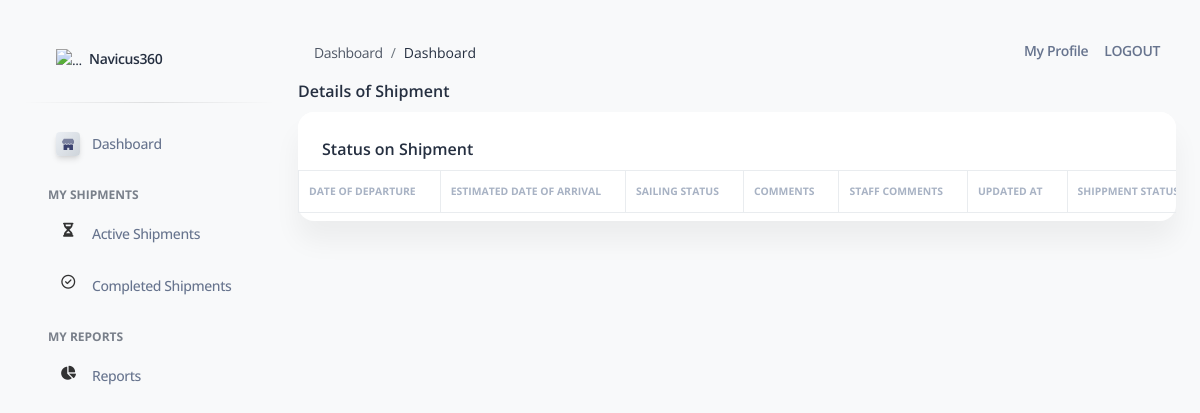
Page /fielduser/view/33/OGLRF2227123/ on the earlier database version.
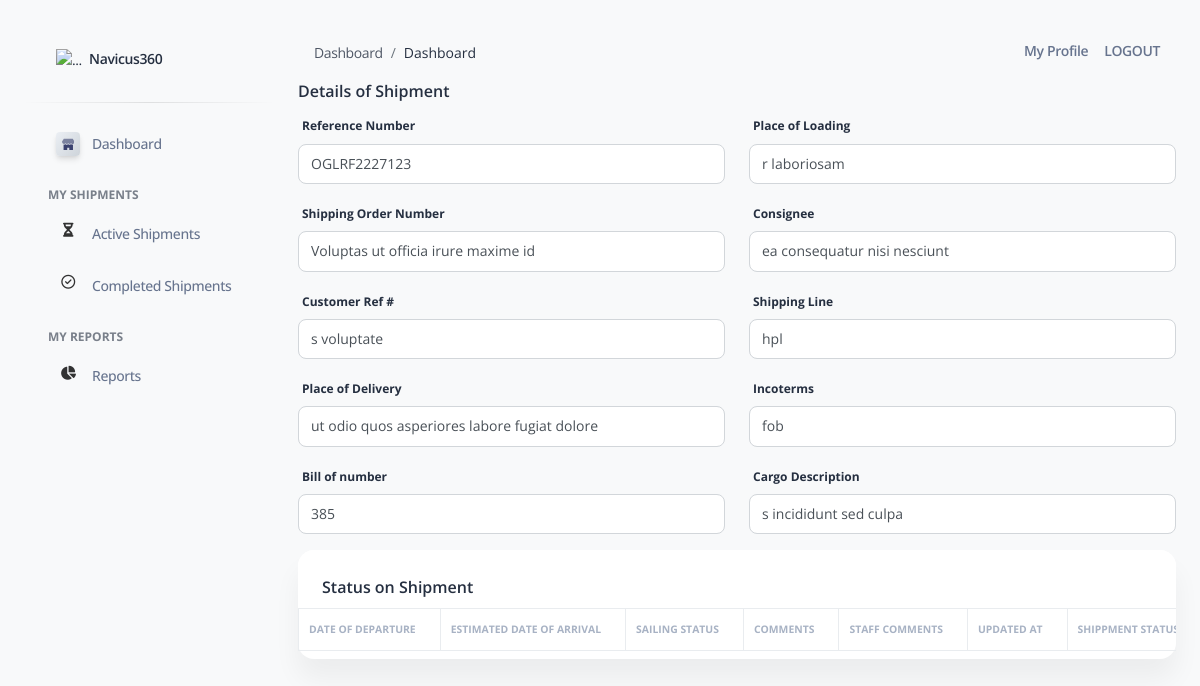
Same page on the later database version.
### shipments/models.py (models this page shows, shortened)
class RoadFreightShip(models.Model):
    staff = models.ForeignKey(Account,
                            on_delete=models.CASCADE,
                            related_name='staff_user_road')
    owner = models.CharField(max_length = 1000)
    refno = models.CharField(max_length = 1000)
    son = models.CharField(max_length = 1000)
    consignee = models.CharField(max_length = 1000)
    customerref = models.CharField(max_length=1000, default='000')
    shippingline = models.CharField(max_length=1000, default='000')
    billofnumber = models.CharField(max_length=1000)
    incoterms = models.CharField(max_length=1000)
    cargo_description = models.CharField(max_length=2000)
    placeofloading = models.CharField(max_length=2000)
    placeofdelivery= models.CharField(max_length=2000)
    cargoload = models.CharField(max_length=2000)
    current_etd = models.CharField(max_length=100, null=True, blank=True)
    current_eta = models.CharField(max_length=100, null=True, blank=True)
    current_sailingstatus = models.CharField(max_length=100, null=True, blank=True)
    shippingstatus = models.CharField(max_length=100, null=True, blank=True,default='in-progress')

### fielduser/views.py (the view)
# urls.py: path('view/<int:uid>/<str:refno>/',view ,name='view'),
def view(request,uid,refno):
    userdetails_road = RoadFreightShip.objects.filter(id=uid)
    userdetails_sea = SeaFreightShip.objects.filter(id=uid)
    userdetails_air = AirFreightShip.objects.filter(id=uid)
    updateonshipments = FreightForwarding.objects.filter(refno=refno)
    return render(request,"view.html",{"context":userdetails_road,"context2":userdetails_sea,"context3":userdetails_air,"updateonshipments":updateonshipments,"group":"staff"})

### client/templates/view.html (shortened to what this page needs)
{% extends "base.html" %}
{% load static %}
{% load crispy_forms_tags %}
{% block content %}
<div class="container">
 <form>
  <h6>Details of Shipment</h6>
  {% for item in context %}
   <div class="row">
     <div class="col-sm-12 col-lg-6">
   <div class="form-group">
     <label>Reference Number</label>
     <input type="text" class="form-control" value="{{ item.refno }}" readonly/>
   </div>
  </div>
  <div class="col-sm-12 col-lg-6">
    <div class="form-group">
      <label>Place of Loading</label>
      <input type="text" class="form-control" value="{{ item.placeofloading }}" readonly/>
    </div>
   </div>
   </div>
   <div class="row">
     <div class="col-sm-12 col-lg-6">
   <div class="form-group">
     <label>Shipping Order Number</label>
     <input type="text" class="form-control" value="{{ item.son }}" readonly/>
   </div>
  </div>
  <div class="col-sm-12 col-lg-6">
    <div class="form-group">
      <label>Consignee</label>
      <input type="text" class="form-control" value="{{ item.consignee }}" readonly/>
    </div>
   </div>
   </div>
   <div class="row">
     <div class="col-sm-12 col-lg-6">
   <div class="form-group">
     <label>Customer Ref #</label>
     <input type="text" class="form-control" value="{{ item.customerref }}" readonly/>
   </div>
  </div>
  <div class="col-sm-12 col-lg-6">
    <div class="form-group">
      <label>Shipping Line</label>
      <input type="text" class="form-control" value="{{ item.shippingline }}" readonly/>
    </div>
   </div>
   </div>
   <div class="row">
    <div class="col-sm-12 col-lg-6">
  <div class="form-group">
    <label>Place of Delivery</label>
    <input type="text" class="form-control" value="{{ item.placeofdelivery }}" readonly/>
  </div>
 </div>
 <div class="col-sm-12 col-lg-6">
   <div class="form-group">
     <label>Incoterms</label>
     <input type="text" class="form-control" value="{{ item.incoterms }}" readonly/>
   </div>
  </div>
  </div>
  <div class="row">
    <div class="col-sm-12 col-lg-6">
  <div class="form-group">
    <label>Bill of number</label>
    <input type="text" class="form-control" value="{{ item.billofnumber }}" readonly/>
  </div>
 </div>
 <div class="col-sm-12 col-lg-6">
   <div class="form-group">
     <label>Cargo Description</label>
     <input type="text" class="form-control" value="{{ item.cargo_description }}" readonly/>
   </div>
  </div>
  </div>
   {% endfor %}
   <div class="row">
    <div class="col-12">
      <div class="card mb-4">
        <div class="card-header pb-0">
          <h6>Status on Shipment</h6>
        </div>
        <div class="card-body px-0 pt-0 pb-2">
          <div class="table-responsive p-0">
            <table class="table align-items-center mb-0 table table-bordered" style="font-size: 15px;;">
              <thead>
                <tr>
                  <th class="text-uppercase text-secondary text-xxs font-weight-bolder opacity-7 ps-2"> Date of Departure</th>
                  <th class="text-uppercase text-secondary text-xxs font-weight-bolder opacity-7">Estimated Date of Arrival</th>
                  <th class="text-uppercase text-secondary text-xxs font-weight-bolder opacity-7">Sailing Status</th>
                  <th class="text-uppercase text-secondary text-xxs font-weight-bolder opacity-7">Comments</th>
                  {% if group == 'staff' %}
                  <th class="text-uppercase text-secondary text-xxs font-weight-bolder opacity-7">Staff Comments</th>
                  {% endif %}
                  <th class="text-uppercase text-secondary text-xxs font-weight-bolder opacity-7">Updated At</th>
                  <th class="text-uppercase text-secondary text-xxs font-weight-bolder opacity-7">Shippment Status</th>
                </tr>
              </thead>
            </table>
          </div>
          </div>
        </div>
      </div>
    </div>
  </div>
{%  endblock content %}

### templates/base.html (shortened to what this page needs)
{% load static %}
<!DOCTYPE html>
<html lang="en">
<head>
  <link href="{% static 'css/nucleo-icons.css' %}" rel="stylesheet" />
  <link href="{% static 'css/nucleo-svg.css' %}" rel="stylesheet" />
  <link href="{% static 'css/nucleo-svg.css' %}" rel="stylesheet" />
  <link id="pagestyle" href="{% static 'css/soft-ui-dashboard.css' %}" rel="stylesheet" />
</head>
<body class="g-sidenav-show bg-gray-100">
  {% include "includes/sidebar.html" %}
  <main class="main-content mt-4 border-radius-lg">
    {% include "includes/navigation.html" %}
    {% block content %}{% endblock content %}
  </main>
</body>
</html>

### templates/includes/sidebar.html (shortened to what this page needs)
{% load static %}
  <aside class="sidenav navbar navbar-vertical navbar-expand-xs border-0 border-radius-xl my-4 fixed-left ms-4" id="sidenav-main">
    <div class="sidenav-header">
      <a class="navbar-brand m-0" href="/client">
        <img src="{% static 'img/SVGLogo.svg' %}" class="navbar-brand-img h-100 w-15" alt="...">
        <span class="ms-1 font-weight-bold">Navicus360</span>
      </a>
    </div>
    <hr class="horizontal dark mt-0">
    <div class="collapse navbar-collapse  w-auto" id="sidenav-collapse-main">
      <ul class="navbar-nav">
        <li class="nav-item mb-1">
          <a class="nav-link {% if 'index' in segment %} active {% endif %}" href="/client">
            <div class="icon icon-shape icon-xs shadow border-radius-sm bg-gradient-light text-center me-2 d-flex align-items-center justify-content-center">
            </div>
            <span class="nav-link-text ms-1">Dashboard</span>
          </a>
        </li>
    </div>
    <div class="collapse navbar-collapse  w-auto" id="sidenav-collapse-main">
      <ul class="navbar-nav">
        <li class="nav-item mt-3">
          <h6 class="ps-4 text-uppercase text-xs font-weight-bolder opacity-6">My Shipments</h6>
        </li>
         <li class="nav-item mb-1">
          <a class="nav-link {% if 'tables' in segment %} active {% endif %}" href="{% url 'fielduser_home' %}">
            <div class="icon icon-shape icon-xs border-radius-sm  text-center me-2 d-flex align-items-center justify-content-center">
              <i class="fa fa-hourglass-half" style="font-size:100%;color:black;"></i>
            </div>
            <span class="nav-link-text ms-1">Active Shipments</span>
          </a>
        </li>
        <li class="nav-item mb-1">
          <a class="nav-link {% if 'rtl' in segment %} active {% endif %}" href="{% url 'completed_shipments' %}">
            <div class="icon icon-shape icon-xs border-radius-sm  text-center me-2 d-flex align-items-center justify-content-center">
              <i class="fa fa-check-circle-o" style="font-size:100%;color:black;"></i>
            </div>
            <span class="nav-link-text ms-1">Completed Shipments</span>
          </a>
        </li>
      </ul>
    </div>
    <div class="collapse navbar-collapse  w-auto" id="sidenav-collapse-main">
      <ul class="navbar-nav">
        <li class="nav-item mt-3">
          <h6 class="ps-4 text-uppercase text-xs font-weight-bolder opacity-6">My Reports</h6>
        </li>
         <li class="nav-item mb-1">
          <a class="nav-link {% if 'tables' in segment %} active {% endif %}" href="{% url 'reports:fielduser_report' %}">
            <div class="icon icon-shape icon-xs border-radius-sm  text-center me-2 d-flex align-items-center justify-content-center">
              <i class="fa fa-pie-chart" style="font-size:100%;color:black;"></i>
            </div>
            <span class="nav-link-text ms-1">Reports</span>
          </a>
        </li>
      </ul>
    </div>
  </aside>

### templates/includes/navigation.html (shortened to what this page needs)
  <nav class="navbar navbar-main navbar-expand-lg px-0 mx-4 shadow-none border-radius-xl" id="navbarBlur" navbar-scroll="true">
    <div class="container-fluid px-3">
        <nav aria-label="breadcrumb">
          <ol class="breadcrumb bg-transparent mb-0 pb-1 px-0 me-sm-6 me-12">
            <li class="breadcrumb-item"><a class="opacity-8 text-dark" href="javascript:;">Dashboard</a></li>
            <li class="breadcrumb-item text-dark active" aria-current="page">
              Dashboard
            </li>
          </ol>
        </nav>
        <div class="ms-md-auto ps-md-3 d-flex align-items-center">
          <div class="border-radius-lg d-flex">
            <span class="nav-link text-body font-weight-bold"> {{request.user.firstname}}</span>
          </div>
          <div class="border-radius-lg d-flex">
            <a class="nav-link text-body font-weight-bold" href="/profile/">My Profile</a>
          </div>
          <li class="nav-item d-flex align-items-center">
            <a href="{% url 'logout' %}"
               class="nav-link text-body text-uppercase font-weight-bold px-0">
              Logout
            </a>
          </li>
        </div>
    </div>
  </nav>

### templates/includes/scripts.html (shortened to what this page needs)
{% load static %}

### static/css/nucleo-svg.css (style rules this page uses)
.icon { display: inline-block; color: #111111; height: 1em; width: 1em; }
.icon-xs { height: 0.5em; width: 0.5em; }
.icon { fill: currentColor; stroke: none; }

### client/templates/view.html (style rules this page uses)
.form-control:disabled, .form-control[readonly] { background-color: white; }

### templates/includes/sidebar.html (style rules this page uses)
.table th { padding-left: 10px !important; }
.navbar-vertical.navbar-expand-xs .navbar-collapse { display: block; overflow: auto; height: unset !important; }

Differences in the rows shown:
added RoadFreightShip: refno "OGLRF2227123", placeofloading "r laboriosam", son "Voluptas ut officia irure maxime id", consignee "ea consequatur nisi nesciunt", customerref "s voluptate", shippingline "hpl", placeofdelivery "ut odio quos asperiores labore fugiat dolore", incoterms "fob", billofnumber "385", cargo_description "s incididunt sed culpa"
